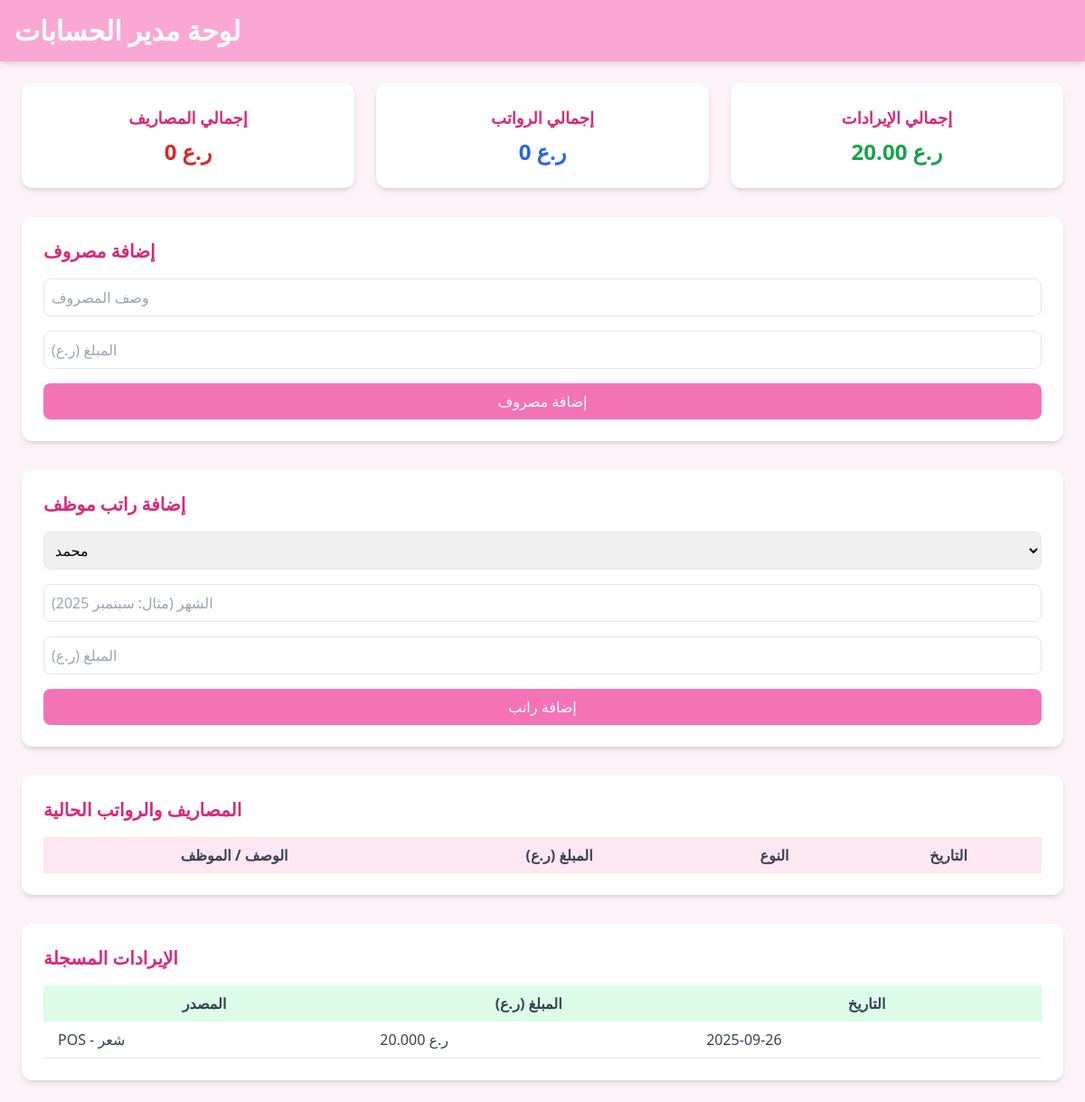
The page /accounting_dashboard (signed in) on the database as committed earlier.
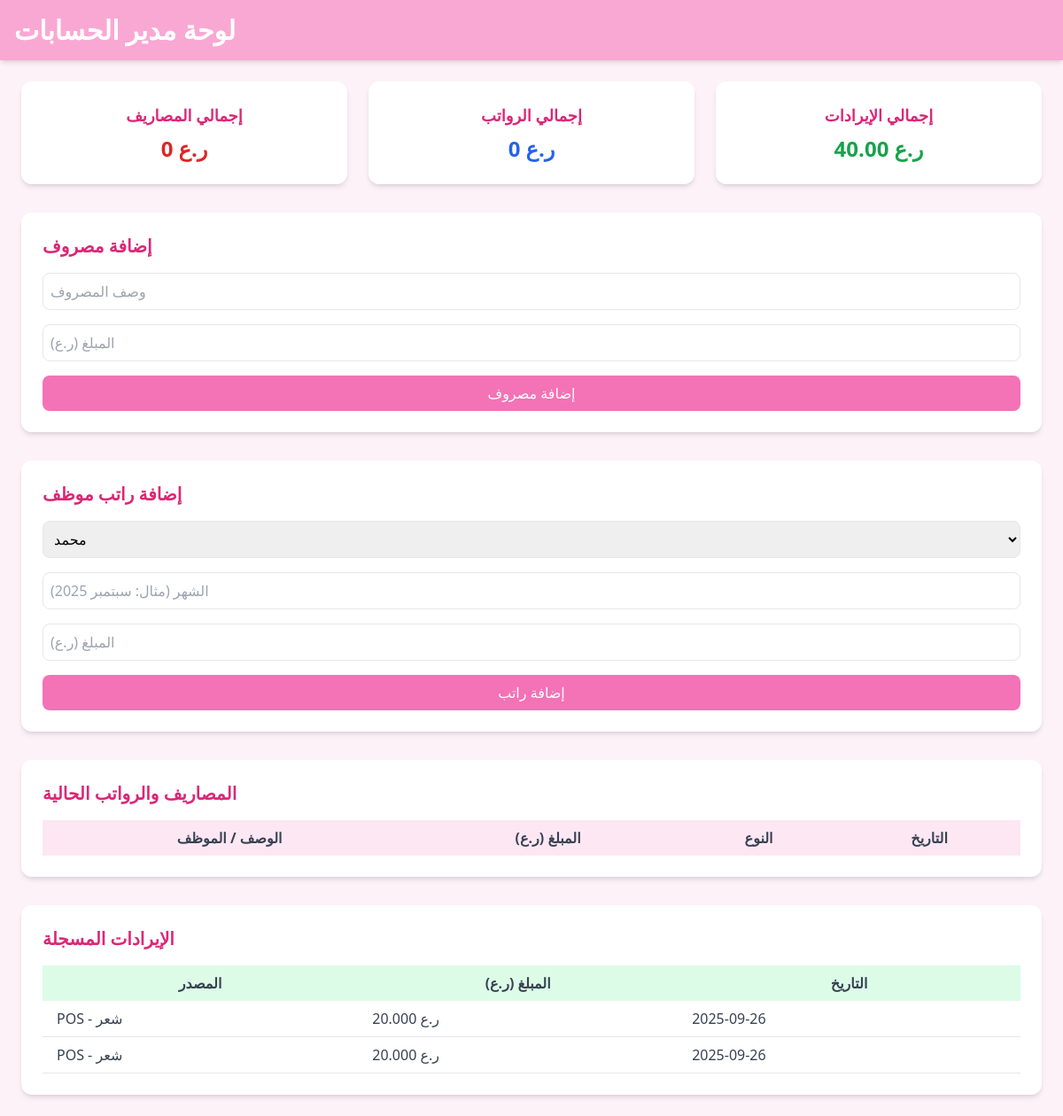
The same page on the database as committed later.
### models.py (models this page shows)
class Revenue(db.Model):
    id = db.Column(db.Integer, primary_key=True)
    source = db.Column(db.String(100))
    amount = db.Column(db.Numeric(10,2))
    date = db.Column(db.Date)

### routes/main.py (the view)
@main_bp.route('/accounting_dashboard')
def accounting_dashboard():
    if session.get('role') not in ['admin', 'accountant']:
        return "Access Denied", 403
    total_expenses = db.session.query(func.coalesce(func.sum(Expense.amount), 0)).scalar()
    total_salaries = db.session.query(func.coalesce(func.sum(Salary.amount), 0)).scalar()
    total_revenue = db.session.query(func.coalesce(func.sum(Revenue.amount), 0)).scalar()
    employees = Employee.query.all()
    expense_records = Expense.query.order_by(Expense.date.desc()).all()
    salary_records = Salary.query.order_by(Salary.date.desc()).all()
    records = []
    for e in expense_records:
        e.type = 'expense'
        records.append(e)
    for s in salary_records:
        s.type = 'salary'
        records.append(s)
    records.sort(key=lambda x: x.date, reverse=True)
    revenues = Revenue.query.order_by(Revenue.date.desc()).all()
    return render_template(
        'accounting_dashboard.html',
        total_expenses=total_expenses,
        total_salaries=total_salaries,
        total_revenue=total_revenue,
        employees=employees,
        records=records,
        revenues=revenues
    )

### templates/accounting_dashboard.html (shortened to what this page needs)
<!DOCTYPE html>
<html lang="en">
<head>
<script src="https://cdn.tailwindcss.com"></script>
</head>
<body class="bg-pink-50 font-sans">
<header class="bg-pink-300 p-4 shadow-md">
    <h1 class="text-3xl font-bold text-white">لوحة مدير الحسابات</h1>
</header>
<main class="p-6 space-y-8">
  <div class="grid md:grid-cols-3 gap-6">
    <div class="bg-white p-6 rounded-xl shadow-md text-center">
        <h2 class="text-lg font-semibold text-pink-600 mb-2">إجمالي المصاريف</h2>
        <p class="text-2xl font-bold text-red-600">{{ total_expenses }} ر.ع</p>
    </div>
    <div class="bg-white p-6 rounded-xl shadow-md text-center">
        <h2 class="text-lg font-semibold text-pink-600 mb-2">إجمالي الرواتب</h2>
        <p class="text-2xl font-bold text-blue-600">{{ total_salaries }} ر.ع</p>
    </div>
    <div class="bg-white p-6 rounded-xl shadow-md text-center">
        <h2 class="text-lg font-semibold text-pink-600 mb-2">إجمالي الإيرادات</h2>
        <p class="text-2xl font-bold text-green-600">{{ total_revenue }} ر.ع</p>
    </div>
  </div>
  <div class="bg-white p-6 rounded-xl shadow-md">
      <h2 class="text-xl font-semibold text-pink-600 mb-4">إضافة مصروف</h2>
      <form action="{{ url_for('main.add_expense') }}" method="POST" class="space-y-4">
          <input type="text" name="description" placeholder="وصف المصروف" class="w-full p-2 border rounded-lg" required>
          <input type="number" name="amount" placeholder="المبلغ (ر.ع)" class="w-full p-2 border rounded-lg" required>
          <button type="submit" class="w-full bg-pink-400 text-white py-2 rounded-lg hover:bg-pink-500 transition">إضافة مصروف</button>
      </form>
  </div>
  <div class="bg-white p-6 rounded-xl shadow-md">
      <h2 class="text-xl font-semibold text-pink-600 mb-4">إضافة راتب موظف</h2>
      <form action="{{ url_for('main.add_salary') }}" method="POST" class="space-y-4">
          <select name="employee_name" class="w-full p-2 border rounded-lg" required>
              {% for emp in employees %}
              <option value="{{ emp.name }}">{{ emp.name }}</option>
              {% endfor %}
          </select>
          <input type="text" name="month" placeholder="الشهر (مثال: سبتمبر 2025)" class="w-full p-2 border rounded-lg" required>
          <input type="number" step="0.001" name="amount" placeholder="المبلغ (ر.ع)" class="w-full p-2 border rounded-lg" required>
          <button type="submit" class="w-full bg-pink-400 text-white py-2 rounded-lg hover:bg-pink-500 transition">إضافة راتب</button>
      </form>
  </div>
  <div class="bg-white p-6 rounded-xl shadow-md">
      <h2 class="text-xl font-semibold text-pink-600 mb-4">المصاريف والرواتب الحالية</h2>
      <table class="w-full table-auto text-gray-700">
          <thead>
              <tr class="bg-pink-100">
                  <th class="px-4 py-2">الوصف / الموظف</th>
                  <th class="px-4 py-2">المبلغ (ر.ع)</th>
                  <th class="px-4 py-2">النوع</th>
                  <th class="px-4 py-2">التاريخ</th>
              </tr>
          </thead>
      </table>
  </div>
  <div class="bg-white p-6 rounded-xl shadow-md">
      <h2 class="text-xl font-semibold text-pink-600 mb-4">الإيرادات المسجلة</h2>
      <table class="w-full table-auto text-gray-700">
          <thead>
              <tr class="bg-green-100">
                  <th class="px-4 py-2">المصدر</th>
                  <th class="px-4 py-2">المبلغ (ر.ع)</th>
                  <th class="px-4 py-2">التاريخ</th>
              </tr>
          </thead>
          <tbody>
              {% for r in revenues %}
              <tr class="border-b">
                  <td class="px-4 py-2">{{ r.source }}</td>
                  <td class="px-4 py-2">{{ '%.3f'|format(r.amount) }} ر.ع</td>
                  <td class="px-4 py-2">{{ r.date.strftime('%Y-%m-%d') }}</td>
              </tr>
              {% endfor %}
          </tbody>
      </table>
  </div>
</main>
</body>
</html>

Rows that differ between the two databases and show on the page:
added Revenue: source "POS - شعر", amount "20.000", date "2025-09-26"
Other text that changed with them:
{{ total_revenue }}: "20.00" → "40.00"
